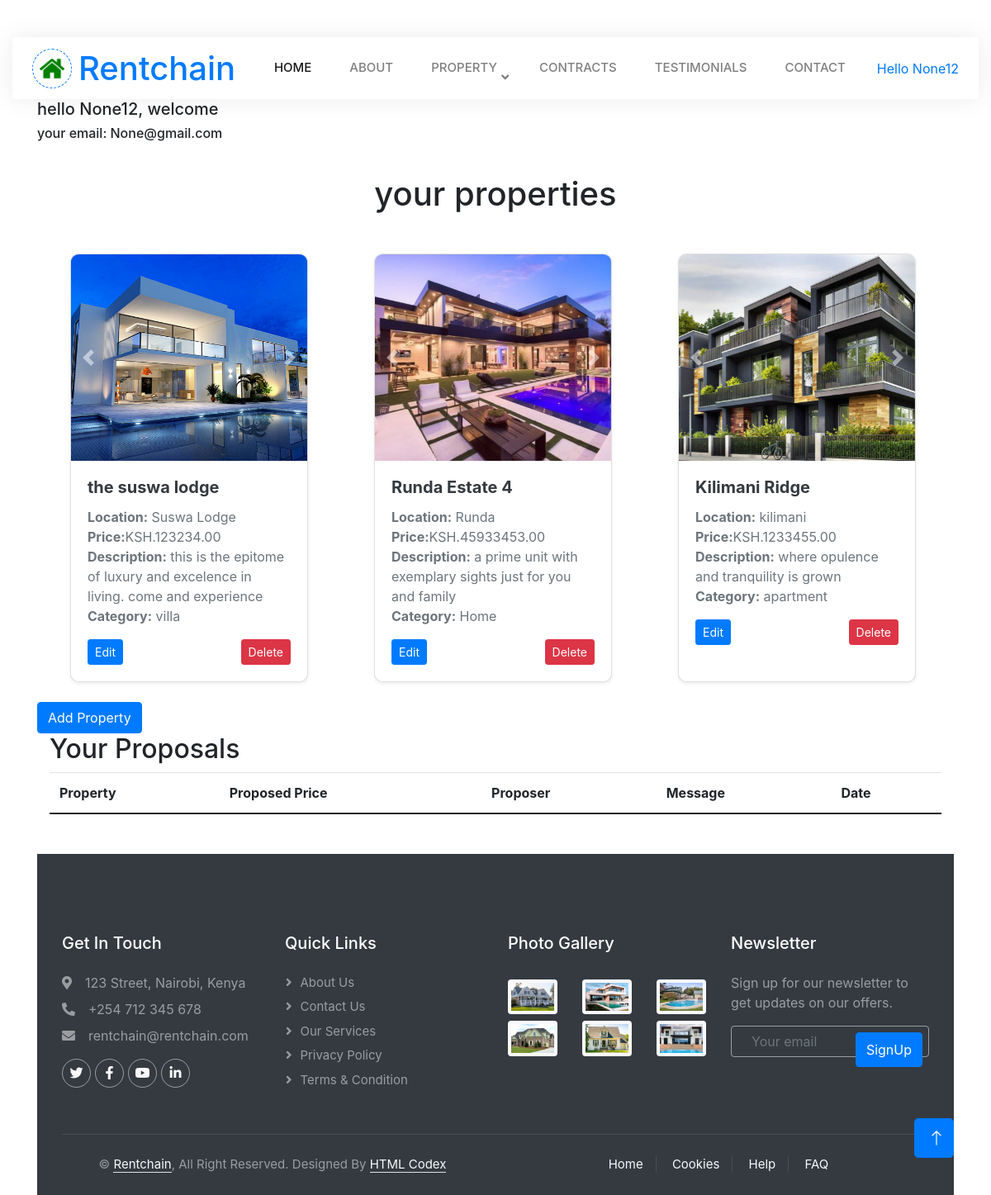
Before: /landlord/dashboard/ (signed in) with the older database file.
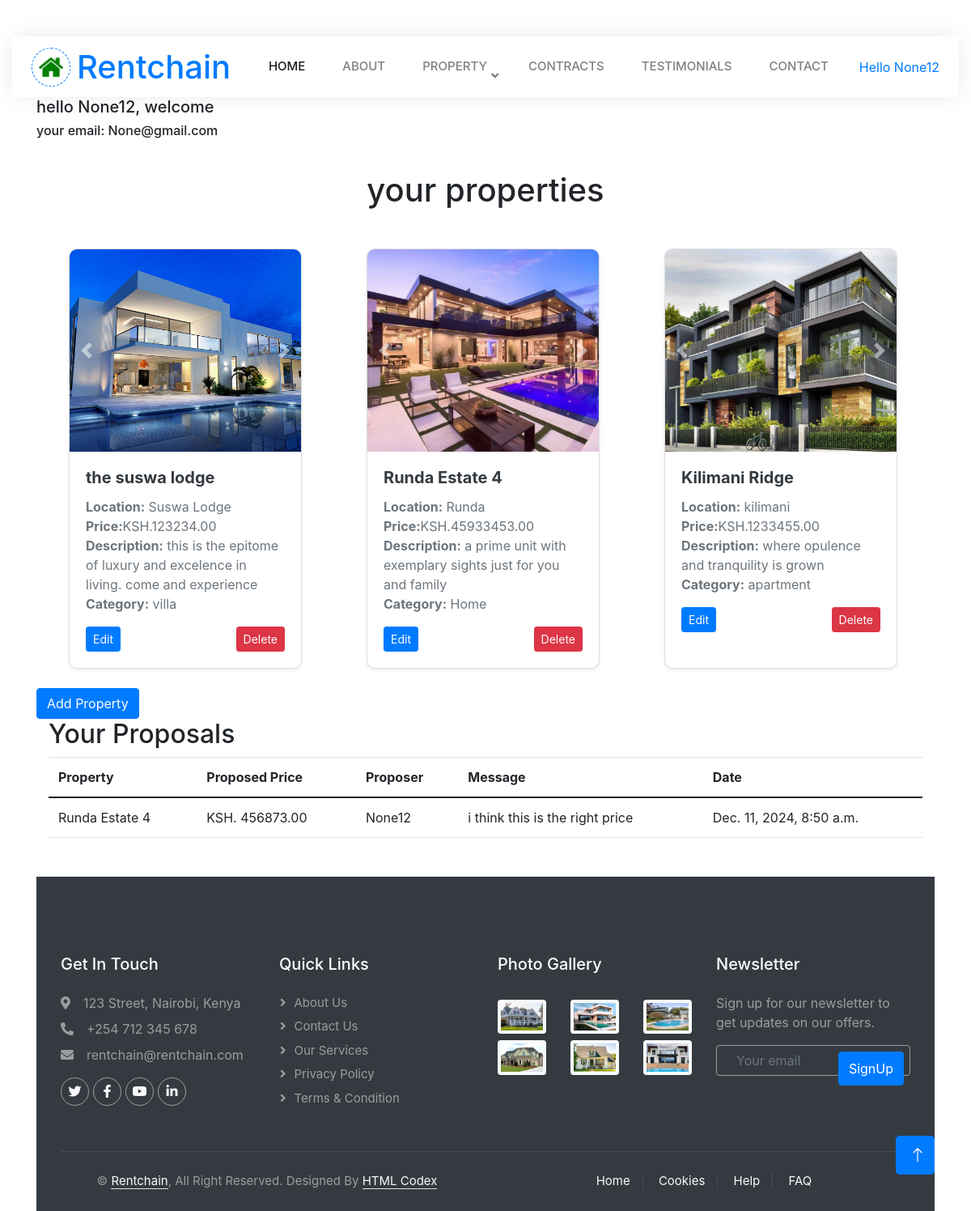
After: the same page with the newer database file.
### property_app/models.py (models this page shows, shortened)
class User(AbstractUser):
    ROLES = [
        ('client', 'Client'),
        ('landlord', 'Landlord'),
        ('admin', 'Admin'),
    ]
    role = models.CharField(max_length=10, choices=ROLES, default='client')
    groups = models.ManyToManyField(
        Group,
        related_name="custom_user_groups",  # Specify a custom related_name
        blank=True,
    )
    user_permissions = models.ManyToManyField(
        Permission,
        related_name="custom_user_permissions",  # Specify a custom related_name
        blank=True,
    )

class PropertyImage(models.Model):
    property = models.ForeignKey(Property, on_delete=models.CASCADE, related_name='images')
    image = models.ImageField(upload_to='media/property_images')
    image_id = models.CharField(max_length=5)
    uploaded_at = models.DateTimeField(auto_now_add=True)

class Property(models.Model):
    landlord = models.ForeignKey(settings.AUTH_USER_MODEL, on_delete=models.CASCADE, related_name="properties")
    name = models.CharField(max_length=255, default='test')
    description = models.TextField(default='test')
    price = models.DecimalField(max_digits=10, decimal_places=2,default='123')
    location = models.CharField(max_length=255,default='test')
    created_at = models.DateTimeField(auto_now_add=True)
    number_of_units=models.IntegerField()
    size=models.IntegerField()
    baths=models.IntegerField()
    beds=models.IntegerField()
    lease_type=[
        ('rent','Rent'),
        ('sale','Sale'),
        ('lease','Lease')
    ]
    CATEGORY_CHOICES = [
        ('apartment', 'Apartment'),
        ('villa', 'Villa'),
        ('Home', 'home'),
        ('Office', 'office'),
        ('Garage', 'garage'),
    ]
    category = models.CharField(max_length=50, choices=CATEGORY_CHOICES, default='apartment')
    t_type= models.CharField(max_length=50,choices=lease_type,default='rent')

class Proposal(models.Model):
    property = models.ForeignKey(Property, on_delete=models.CASCADE, related_name='proposals')
    proposer = models.ForeignKey(settings.AUTH_USER_MODEL, on_delete=models.CASCADE, related_name='proposals')
    proposed_price = models.DecimalField(max_digits=10, decimal_places=2)
    message = models.TextField(blank=True, null=True)  # Optional field for additional comments
    created_at = models.DateTimeField(auto_now_add=True)

### property_app/views.py (the view, shortened to what this page needs)
# urls.py: path('landlord/dashboard/', LandlordDashboardView.as_view(), name='landlord_dashboard'),
@method_decorator(login_required, name='dispatch')
@method_decorator(role_required('landlord'), name='dispatch')
class LandlordDashboardView(View):
    def get(self, request, *args, **kwargs):
        if getattr(request.user, 'role', None) != 'landlord':
            return redirect('login')
        properties = Property.objects.filter(landlord=request.user)
        PropertyImageFormSet = modelformset_factory(PropertyImage, form=PropertyImageForm, extra=3)
        proposals = Proposal.objects.filter(property__in=properties).select_related('proposer', 'property')
        property_form = PropertyForm()
        image_formset = PropertyImageFormSet(queryset=PropertyImage.objects.none())
        return render(request, 'landlord_dashboard.html', {
            'properties': properties,
            'property_form': property_form,
            'image_formset': image_formset,
             'proposals':proposals,
        })

### property_app/templates/landlord_dashboard.html (shortened to what this page needs)
{% extends "base.html" %}
{% block content %}
<link href="//maxcdn.bootstrapcdn.com/bootstrap/4.1.1/css/bootstrap.min.css" rel="stylesheet" id="bootstrap-css">
<div class="container emp-profile">
                            <h5>
                            hello   {{request.user.username}}, welcome
                            </h5>
                            <h6>
                            your email:  {{ request.user.email}}
                            </h6>
<h1 style="text-align: center;margin-top:40px">your properties</h1>
{% if properties%}
<div class="wrapper">
    {%for p in properties%}
 <div class="card mb-4 shadow-sm">
    <div id="propertyCarousel{{ p.id }}" class="carousel slide" data-bs-ride="carousel">
        <div class="carousel-inner">
            {% for image in p.images.all %}
                <div class="carousel-item {% if forloop.first %}active{% endif %}">
                    <img src="{{ image.image.url }}" class="d-block w-100" alt="Property Image">
                </div>
            {% endfor %}
        </div>
        <button class="carousel-control-prev" type="button" data-bs-target="#propertyCarousel{{ property.id }}" data-bs-slide="prev">
            <span class="carousel-control-prev-icon" aria-hidden="true"></span>
        </button>
        <button class="carousel-control-next" type="button" data-bs-target="#propertyCarousel{{ property.id }}" data-bs-slide="next">
            <span class="carousel-control-next-icon" aria-hidden="true"></span>
        </button>
    </div>
    <div class="card-body">
        <h5 class="card-title">{{ p.name }}</h5>
        <p class="card-text">
            <strong>Location:</strong> {{ p.location }} <br>
            <strong>Price:</strong>KSH.{{ p.price }} <br>
            <strong>Description:</strong> {{ p.description }}<br>
            <strong>Category:</strong> {{ p.category }}
        </p>
        <div class="d-flex justify-content-between align-items-center">
            {% if p.id %}
    <a href="{% url 'property_edit' p.id %}" class="btn btn-primary btn-sm">Edit</a>
{% else %}
    <span class="text-muted">Edit not available</span>
{% endif %}
            {%if p.id%}
            <form action="{% url 'property_delete' p.id %}" method="POST" style="display:inline;">
                <button type="submit" class="btn btn-danger btn-sm">Delete</button>
            </form>
            {%else%}
            <span class="text-muted">Delete not available</span>
            {%endif%}
        </div>
    </div>
</div>
{% endfor %}
</div>
{%else%}
<P>NO PROPERTIES</P>
{% endif %}
<button class="btn btn-primary" type="button" data-bs-toggle="collapse" data-bs-target="#property-form-container">
    Add Property
</button>
<div class="container">
    <h2>Your Proposals</h2>
    <table class="table">
        <thead>
            <tr>
                <th>Property</th>
                <th>Proposed Price</th>
                <th>Proposer</th>
                <th>Message</th>
                <th>Date</th>
            </tr>
        </thead>
        <tbody>
            {% for proposal in proposals %}
            <tr>
                <td>{{ proposal.property.name }}</td>
                <td>KSH. {{ proposal.proposed_price }}</td>
                <td>{{ proposal.proposer.username }}</td>
                <td>{{ proposal.message }}</td>
                <td>{{ proposal.created_at }}</td>
            </tr>
            {% endfor %}
        </tbody>
    </table>
</div>
{%endblock%}

### property_app/templates/base.html (shortened to what this page needs)
{%load static%}
<!DOCTYPE html>
<html lang="en">
<head>
    <link href="//maxcdn.bootstrapcdn.com/bootstrap/4.1.1/css/bootstrap.min.css" rel="stylesheet" id="bootstrap-css">
    <link href="https://cdn.jsdelivr.net/npm/bootstrap@5.3.0-alpha1/dist/css/bootstrap.min.css" rel="stylesheet">
    <link href="https://cdnjs.cloudflare.com/ajax/libs/font-awesome/5.10.0/css/all.min.css" rel="stylesheet">
    <link href="https://cdn.jsdelivr.net/npm/bootstrap-icons@1.4.1/font/bootstrap-icons.css" rel="stylesheet">
    <link href="https://cdn.jsdelivr.net/npm/bootstrap@5.3.0/dist/css/bootstrap.min.css" rel="stylesheet">
    <link href="{% static "lib/animate/animate.min.css" %}"   rel="stylesheet">
    <link href= "{% static "lib/owlcarousel/assets/owl.carousel.min.css" %}" rel="stylesheet">
    <link href="{% static "bootstrap.min.css" %}" rel="stylesheet">
    <link href= "{% static "style.css" %}" rel="stylesheet">
</head>
<body>
    <div class="container-xxl bg-white p-0">
        <div class="container-fluid nav-bar bg-transparent">
            <nav class="navbar navbar-expand-lg bg-white navbar-light py-0 px-4">
                <a href="index.html" class="navbar-brand d-flex align-items-center text-center">
                    <div class="icon p-2 me-2">
                        <img class="img-fluid" src="img/favicon2.ico" alt="Icon" style="width: 30px; height: 30px;">
                    </div>
                    <h1 class="m-0 text-primary">Rentchain</h1>
                </a>
                <div class="collapse navbar-collapse" id="navbarCollapse">
                    <div class="navbar-nav ms-auto">
                        <a href="{%url 'home'%}" class="nav-item nav-link active">Home</a>
                        <a href="/Rentchain/about.html" class="nav-item nav-link">About</a>
                        <div class="nav-item dropdown">
                            <a href="#" class="nav-link dropdown-toggle" data-bs-toggle="dropdown">Property</a>
                        </div>
                        <a href="/Rentchain//contracts.html" class="nav-item nav-link">Contracts</a>
                        <div class="nav-item dropdown">
                            <a href="/Rentchain/testimonial.html" class="nav-item nav-link" >Testimonials</a>
                        </div>
                        <a href="/Rentchain/contact.html" class="nav-item nav-link">Contact</a>
                    </div>
                    {% if dashboard_url %}
    <a href="{{ dashboard_url }}">Hello {{request.user.username}}</a>
{% else %}
    <a href="/login/">Login</a>
{% endif %}
                </div>
            </nav>
        </div>
        {%block content%}
        {%endblock%}
        <div class="container-fluid bg-dark text-white-50 footer pt-5 mt-5 wow fadeIn" data-wow-delay="0.1s">
            <div class="container py-5">
                <div class="row g-5">
                    <div class="col-lg-3 col-md-6">
                        <h5 class="text-white mb-4">Get In Touch</h5>
                        <p class="mb-2"><i class="fa fa-map-marker-alt me-3"></i>123 Street, Nairobi, Kenya</p>
                        <p class="mb-2"><i class="fa fa-phone-alt me-3"></i>+254 712 345 678</p>
                        <p class="mb-2"><i class="fa fa-envelope me-3"></i>rentchain@rentchain.com</p>
                        <div class="d-flex pt-2">
                            <a class="btn btn-outline-light btn-social" href=""><i class="fab fa-twitter"></i></a>
                            <a class="btn btn-outline-light btn-social" href=""><i class="fab fa-facebook-f"></i></a>
                            <a class="btn btn-outline-light btn-social" href=""><i class="fab fa-youtube"></i></a>
                            <a class="btn btn-outline-light btn-social" href=""><i class="fab fa-linkedin-in"></i></a>
                        </div>
                    </div>
                    <div class="col-lg-3 col-md-6">
                        <h5 class="text-white mb-4">Quick Links</h5>
                        <a class="btn btn-link text-white-50" href="/Rentchain/about.html">About Us</a>
                        <a class="btn btn-link text-white-50" href="/Rentchain/contact.html">Contact Us</a>
                        <a class="btn btn-link text-white-50" href="">Our Services</a>
                        <a class="btn btn-link text-white-50" href="">Privacy Policy</a>
                        <a class="btn btn-link text-white-50" href="">Terms & Condition</a>
                    </div>
                    <div class="col-lg-3 col-md-6">
                        <h5 class="text-white mb-4">Photo Gallery</h5>
                        <div class="row g-2 pt-2">
                            <div class="col-4">
                                <img class="img-fluid rounded bg-light p-1" src="img/property-1.jpg" alt="">
                            </div>
                            <div class="col-4">
                                <img class="img-fluid rounded bg-light p-1" src="img/property-2.jpg" alt="">
                            </div>
                            <div class="col-4">
                                <img class="img-fluid rounded bg-light p-1" src="img/property-3.jpg" alt="">
                            </div>
                            <div class="col-4">
                                <img class="img-fluid rounded bg-light p-1" src="img/property-4.jpg" alt="">
                            </div>
                            <div class="col-4">
                                <img class="img-fluid rounded bg-light p-1" src="img/property-5.jpg" alt="">
                            </div>
                            <div class="col-4">
                                <img class="img-fluid rounded bg-light p-1" src="img/property-6.jpg" alt="">
                            </div>
                        </div>
                    </div>
                    <div class="col-lg-3 col-md-6">
                        <h5 class="text-white mb-4">Newsletter</h5>
                        <p>Sign up for our newsletter to get updates on our offers.</p>
                        <div class="position-relative mx-auto" style="max-width: 400px;">
                            <input class="form-control bg-transparent w-100 py-3 ps-4 pe-5" type="text" placeholder="Your email">
                            <button type="button" class="btn btn-primary py-2 position-absolute top-0 end-0 mt-2 me-2">SignUp</button>
                        </div>
                    </div>
                </div>
            </div>
            <div class="container">
                <div class="copyright">
                    <div class="row">
                        <div class="col-md-6 text-center text-md-start mb-3 mb-md-0">
                            &copy; <a class="border-bottom" href="#">Rentchain</a>, All Right Reserved.
							Designed By <a class="border-bottom" href="https://htmlcodex.com">HTML Codex</a>
                        </div>
                        <div class="col-md-6 text-center text-md-end">
                            <div class="footer-menu">
                                <a href="">Home</a>
                                <a href="">Cookies</a>
                                <a href="">Help</a>
                                <a href="">FAQ</a>
                            </div>
                        </div>
                    </div>
                </div>
            </div>
        </div>
        <a href="#" class="btn btn-lg btn-primary btn-lg-square back-to-top"><i class="bi bi-arrow-up"></i></a>
    </div>
</body>
</html>

Changed rows visible on the page:
added Proposal: property.name "Runda Estate 4", proposed_price "456873.00", proposer.username "None12", message "i think this is the right price", created_at "Dec. 11, 2024, 8:50 a.m."
